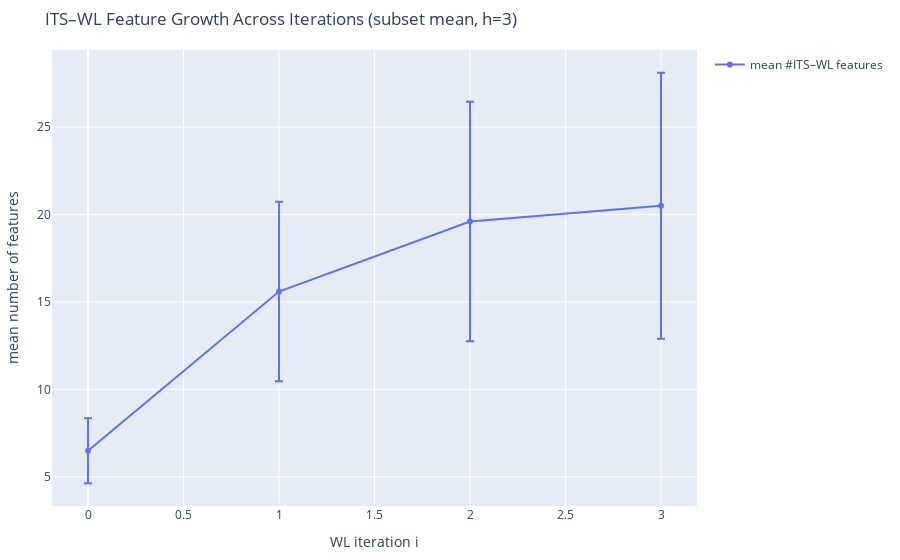

The notebook cell saved with this chart:
### Markdown cell above
### ITS–WL Feature Growth Across Iterations (Subset Average)

This plot shows the average growth of ITS–WL feature counts across WL iterations,
aggregated over all reactions in a subset. Averaging across multiple reactions
provides a robust view of how structural context is progressively captured by
the WL procedure and whether feature growth saturates with increasing depth.

### Code cell
from wp2_functions import plot_its_wl_feature_growth_subset

subset_df = data.iloc[:20]
fig = plot_its_wl_feature_growth_subset(
    subset_df,   # z.B. ein DataFrame aus subsets_small
    h=3,
    mode="edge",
)
fig.show()

### Figure 1 — Plotly figure (JSON) as saved in the notebook; plotly's stock layout.template omitted (floating-point values rounded to 4 significant figures)
{"data": [{"error_y": {"array": [1.857, 5.132, 6.844, 7.606], "type": "data", "visible": true}, "mode": "lines+markers", "name": "mean #ITS–WL features", "type": "scatter", "x": [0, 1, 2, 3], "y": [6.5, 15.6, 19.6, 20.5]}], "layout": {"margin": {"b": 40, "l": 40, "r": 40, "t": 50}, "showlegend": true, "title": {"text": "ITS–WL Feature Growth Across Iterations (subset mean, h=3)"}, "xaxis": {"title": {"text": "WL iteration i"}}, "yaxis": {"title": {"text": "mean number of features"}}}}
